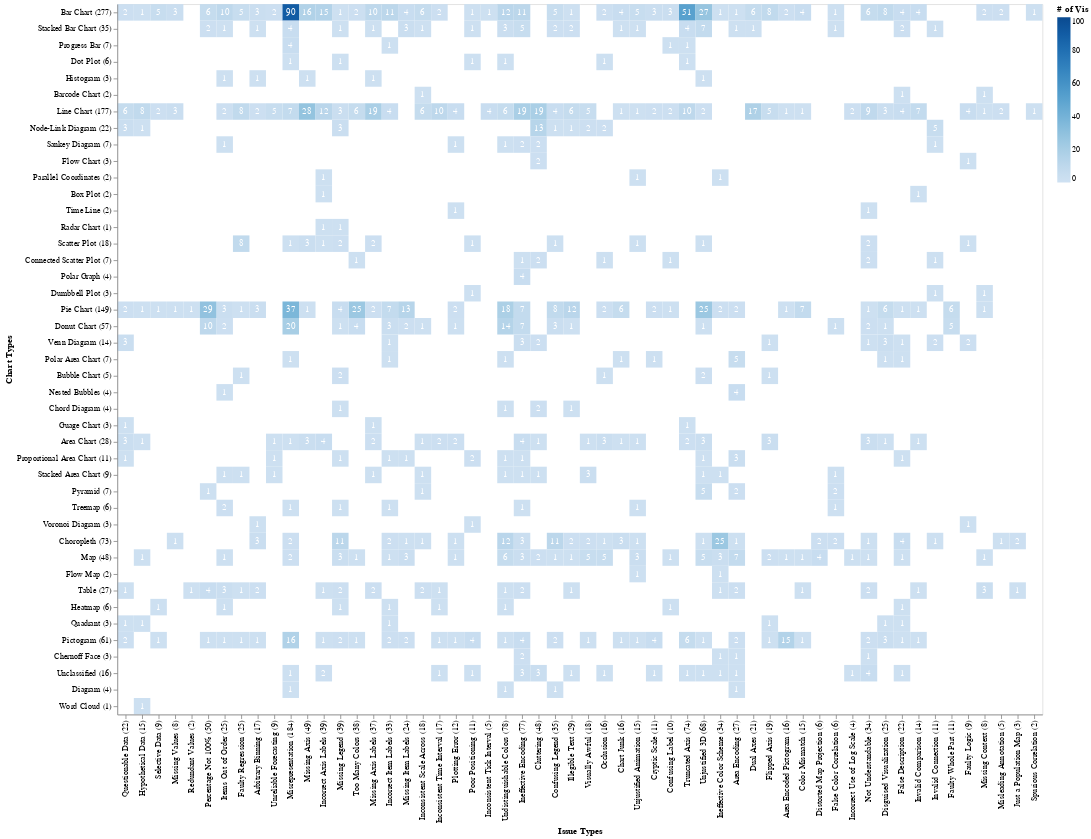

The cell this chart's notebook holds for it:
### Code cell
base = alt.Chart(df_charttypes_issuetypes[df_charttypes_issuetypes['count'] > 0]).encode(
    alt.X('Issue Types:N', scale=alt.Scale(paddingInner=0), sort=list(df_issuetypes['namecount'])),
    alt.Y('Chart Types:N', scale=alt.Scale(paddingInner=0), sort=list(df_charttypes['namecount']))
)

# Configure heatmap
heatmap = base.mark_rect().encode(
    color=alt.Color('count:Q',
        scale=alt.Scale(scheme='blues', domain=[0, 100]),
        legend=alt.Legend(direction='vertical', title='# of Vis')
    )
)

# Configure text
text = base.mark_text(baseline='middle').encode(
    text='count:Q',
    color=alt.value('white')
)

# Draw the chart
charttypes_issuetypes_chart = heatmap + text
charttypes_issuetypes_chart

### Figure 1 — Vega-Lite specification as saved in the notebook (floating-point values rounded to 4 significant figures; data arrays with more than 128 entries replaced by an {"elided": "..."} marker saying what was removed)
{"config": {"view": {"continuousWidth": 400, "continuousHeight": 300}}, "layer": [{"mark": "rect", "encoding": {"color": {"type": "quantitative", "field": "count", "legend": {"direction": "vertical", "title": "# of Vis"}, "scale": {"domain": [0, 100], "scheme": "blues"}}, "x": {"type": "nominal", "field": "Issue Types", "scale": {"paddingInner": 0}, "sort": ["Questionable Data (22)", "Hypothetical Data (15)", "Selective Data (9)", "Missing Values (8)", "Redundant Values (2)", "Percentage Not 100% (50)", "Items Out of Order (25)", "Faulty Regression (25)", "Arbitrary Binning (17)", "Unreliable Forecasting (9)", "Misrepresentation (184)", "Missing Axis (49)", "Incorrect Axis Labels (39)", "Missing Legend (39)", "Too Many Colors (38)", "Missing Axis Labels (37)", "Incorrect Item Labels (33)", "Missing Item Labels (24)", "Inconsistent Scale Across (18)", "Inconsistent Time Interval (17)", "Plotting Error (12)", "Poor Positioning (11)", "Inconsistent Tick Interval (5)", "Undistinguishable Colors (78)", "Ineffective Encoding (77)", "Cluttering (48)", "Confusing Legend (35)", "Illegible Text (29)", "Visually Awful (18)", "Occlusion (16)", "Chart Junk (16)", "Unjustified Animation (15)", "Cryptic Scale (11)", "Confusing Label (10)", "Truncated Axis (74)", "Unjustified 3D (68)", "Ineffective Color Scheme (34)", "Area Encoding (27)", "Dual Axes (21)", "Flipped Axis (19)", "Area Encoded Pictogram (16)", "Color Mismatch (15)", "Distorted Map Projection (6)", "False Color Correlation (6)", "Incorrect Use of Log Scale (4)", "Not Understandable (34)", "Disguised Visualization (25)", "False Description (22)", "Invalid Comparison (14)", "Invalid Connection (11)", "Faulty Whole Part (11)", "Faulty Logic (9)", "Missing Context (8)", "Misleading Annotation (5)", "Just a Population Map (3)", "Spurious Correlation (2)"]}, "y": {"type": "nominal", "field": "Chart Types", "scale": {"paddingInner": 0}, "sort": ["Bar Chart (277)", "Stacked Bar Chart (35)", "Progress Bar (7)", "Dot Plot (6)", "Histogram (3)", "Barcode Chart (2)", "Line Chart (177)", "Node-Link Diagram (22)", "Sankey Diagram (7)", "Flow Chart (3)", "Parallel Coordinates (2)", "Box Plot (2)", "Time Line (2)", "Radar Chart (1)", "Violin Plot (0)", "Scatter Plot (18)", "Connected Scatter Plot (7)", "Polar Graph (4)", "Dumbbell Plot (3)", "Pie Chart (149)", "Donut Chart (57)", "Venn Diagram (14)", "Polar Area Chart (7)", "Bubble Chart (5)", "Nested Bubbles (4)", "Chord Diagram (4)", "Guage Chart (3)", "Sunbrust Diagram (0)", "Area Chart (28)", "Proportional Area Chart (11)", "Stacked Area Chart (9)", "Pyramid (7)", "Treemap (6)", "Voronoi Diagram (3)", "Stream Graph (0)", "Choropleth (73)", "Map (48)", "Flow Map (2)", "Table (27)", "Heatmap (6)", "Quadrant (3)", "Pictogram (61)", "Chernoff Face (3)", "Unclassified (16)", "Diagram (4)", "Word Cloud (1)"]}}}, {"mark": {"type": "text", "baseline": "middle"}, "encoding": {"color": {"value": "white"}, "text": {"type": "quantitative", "field": "count"}, "x": {"type": "nominal", "field": "Issue Types", "scale": {"paddingInner": 0}, "sort": ["Questionable Data (22)", "Hypothetical Data (15)", "Selective Data (9)", "Missing Values (8)", "Redundant Values (2)", "Percentage Not 100% (50)", "Items Out of Order (25)", "Faulty Regression (25)", "Arbitrary Binning (17)", "Unreliable Forecasting (9)", "Misrepresentation (184)", "Missing Axis (49)", "Incorrect Axis Labels (39)", "Missing Legend (39)", "Too Many Colors (38)", "Missing Axis Labels (37)", "Incorrect Item Labels (33)", "Missing Item Labels (24)", "Inconsistent Scale Across (18)", "Inconsistent Time Interval (17)", "Plotting Error (12)", "Poor Positioning (11)", "Inconsistent Tick Interval (5)", "Undistinguishable Colors (78)", "Ineffective Encoding (77)", "Cluttering (48)", "Confusing Legend (35)", "Illegible Text (29)", "Visually Awful (18)", "Occlusion (16)", "Chart Junk (16)", "Unjustified Animation (15)", "Cryptic Scale (11)", "Confusing Label (10)", "Truncated Axis (74)", "Unjustified 3D (68)", "Ineffective Color Scheme (34)", "Area Encoding (27)", "Dual Axes (21)", "Flipped Axis (19)", "Area Encoded Pictogram (16)", "Color Mismatch (15)", "Distorted Map Projection (6)", "False Color Correlation (6)", "Incorrect Use of Log Scale (4)", "Not Understandable (34)", "Disguised Visualization (25)", "False Description (22)", "Invalid Comparison (14)", "Invalid Connection (11)", "Faulty Whole Part (11)", "Faulty Logic (9)", "Missing Context (8)", "Misleading Annotation (5)", "Just a Population Map (3)", "Spurious Correlation (2)"]}, "y": {"type": "nominal", "field": "Chart Types", "scale": {"paddingInner": 0}, "sort": ["Bar Chart (277)", "Stacked Bar Chart (35)", "Progress Bar (7)", "Dot Plot (6)", "Histogram (3)", "Barcode Chart (2)", "Line Chart (177)", "Node-Link Diagram (22)", "Sankey Diagram (7)", "Flow Chart (3)", "Parallel Coordinates (2)", "Box Plot (2)", "Time Line (2)", "Radar Chart (1)", "Violin Plot (0)", "Scatter Plot (18)", "Connected Scatter Plot (7)", "Polar Graph (4)", "Dumbbell Plot (3)", "Pie Chart (149)", "Donut Chart (57)", "Venn Diagram (14)", "Polar Area Chart (7)", "Bubble Chart (5)", "Nested Bubbles (4)", "Chord Diagram (4)", "Guage Chart (3)", "Sunbrust Diagram (0)", "Area Chart (28)", "Proportional Area Chart (11)", "Stacked Area Chart (9)", "Pyramid (7)", "Treemap (6)", "Voronoi Diagram (3)", "Stream Graph (0)", "Choropleth (73)", "Map (48)", "Flow Map (2)", "Table (27)", "Heatmap (6)", "Quadrant (3)", "Pictogram (61)", "Chernoff Face (3)", "Unclassified (16)", "Diagram (4)", "Word Cloud (1)"]}}}], "data": {"name": "data-d8383a903ee29efa60c7d894b6193d57"}, "$schema": "https://vega.github.io/schema/vega-lite/v4.8.1.json", "datasets": {"data-d8383a903ee29efa60c7d894b6193d57": {"elided": "473 records"}}}
